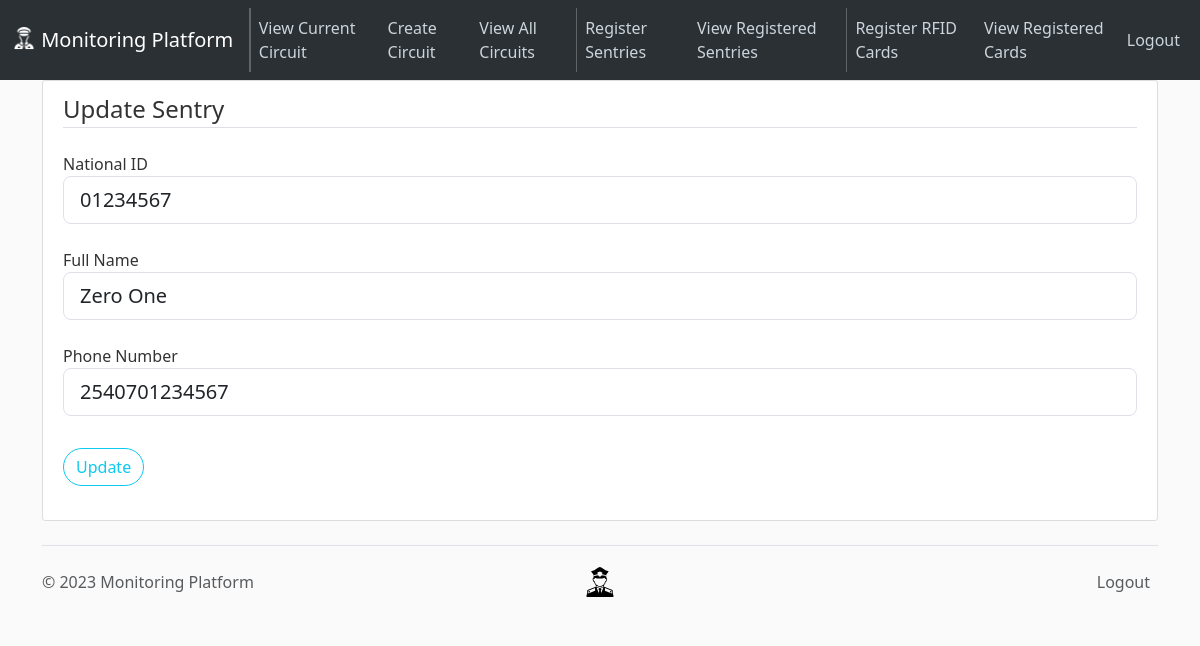
The app's page /sentries/view/1/update (signed in), older data.
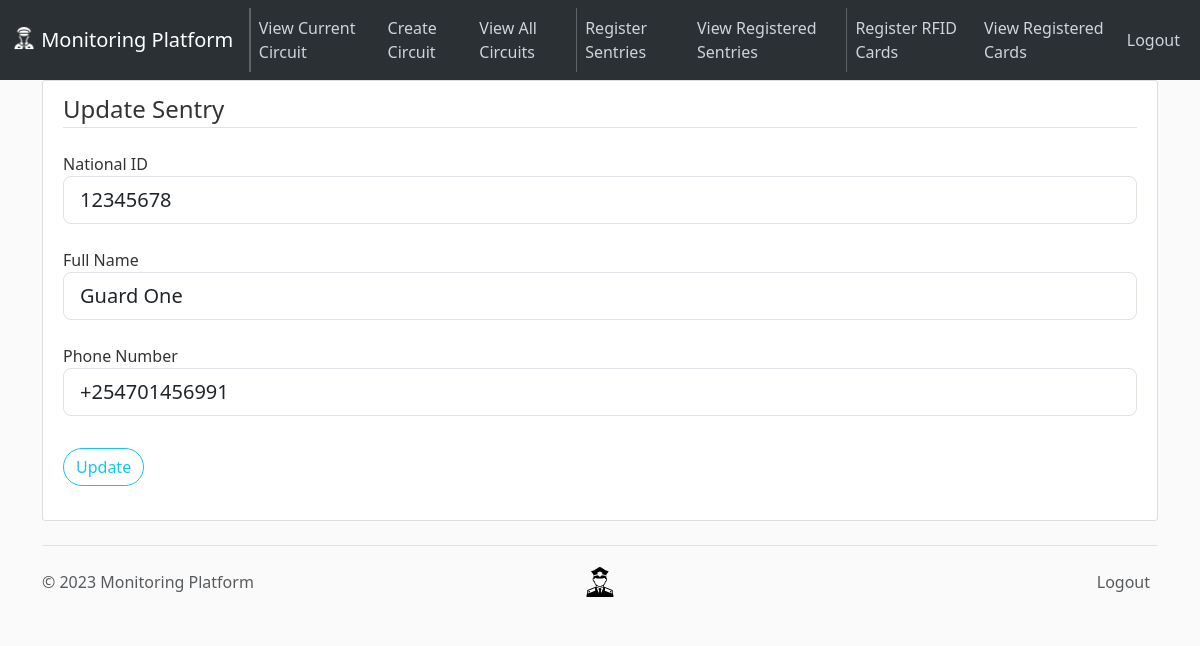
The same page, newer data.
### app/models.py (models this page shows, shortened)
class Sentry(db.Model):
    __tablename__ = "sentries"
    id = Column(Integer, primary_key=True, autoincrement=True)
    national_id = Column(String(8), unique=True, nullable=False)
    full_name = Column(String, nullable=False)
    phone_no = Column(String(13), nullable=False)

### app/routes.py (the view)
@app.route("/sentries/view/<int:sentry_id>/update", methods=["GET", "POST"])
@login_required  # ensures that supervisor is logged in to access
def update_sentry(sentry_id):
    sentry = Sentry.query.get_or_404(sentry_id)
    form = UpdateSentryForm(obj=sentry)
    if form.validate_on_submit():
        form.populate_obj(sentry)
        db.session.commit()
        flash("Sentry information updated.", "success")
        return redirect(url_for("home"))
    return render_template(
        "register-sentry.html",
        title="Update Sentry",
        form=form,
        legend="Update Sentry",
    )

### app/forms.py (shortened to what this page needs)
class UpdateSentryForm(FlaskForm):
    national_id = StringField(
        "National ID",
        validators=[
            InputRequired(),
            Length(min=7, max=8, message="Input valid National ID"),
        ],
    )
    full_name = StringField("Full Name", validators=[InputRequired()])
    phone_no = StringField(
        "Phone Number",
        validators=[
            InputRequired(),
            Length(min=13, max=13, message="Input valid phone number"),
        ],
        description="format: e.g. +254...",
    )
    submit = SubmitField("Update")

### app/models.py (called while the page is built)
@login_manager.user_loader
def load_supervisor(supervisor_id):
    return Supervisor.query.get(int(supervisor_id))

### app/templates/register-sentry.html (shortened to what this page needs)
{% extends "layout.html" %} {% block content %}
<div class="content-section">
  <div class="center">
    <form method="POST" action="">
      <fieldset class="form-group">
        <legend class="border-bottom mb-4">{{ legend }}</legend>
        <div class="form-group my-4">
          {{ form.national_id.label(class="form-control-label") }} {% if
          form.national_id.errors %} {{ form.national_id(class="form-control
          form-control-lg is-invalid") }}
          <div class="invalid-feedback">
            {% for error in form.national_id.errors %}
            <span>{{ error }}</span>
            {% endfor %}
          </div>
          {% else %} {{ form.national_id(class="form-control form-control-lg")}}
          {% endif %}
        </div>
        <div class="form-group my-4">
          {{ form.full_name.label(class="form-control-label") }} {% if
          form.full_name.errors %} {{ form.full_name(class="form-control
          form-control-lg is-invalid") }}
          <div class="invalid-feedback">
            {% for error in form.full_name.errors %}
            <span>{{ error }}</span>
            {% endfor %}
          </div>
          {% else %} {{ form.full_name(class="form-control form-control-lg")}}
          {% endif %}
        </div>
        <div class="form-group my-4">
          {{ form.phone_no.label(class="form-control-label") }} {% if
          form.phone_no.errors %} {{ form.phone_no(class="form-control
          form-control-lg is-invalid") }}
          <div class="invalid-feedback">
            {% for error in form.phone_no.errors %}
            <span>{{ error }}</span>
            {% endfor %}
          </div>
          {% else %} {{ form.phone_no(class="form-control form-control-lg")}} {%
          endif %}
        </div>
      </fieldset>
      <div class="form-group mt-2 mb-4">
        {{ form.submit(class="btn btn-outline-info rounded-pill") }}
      </div>
    </form>
  </div>
</div>
{% endblock %}

Row changes from the older to the newer data that the page shows:
changed Sentry: national_id "01234567" → "12345678"; full_name "Zero One" → "Guard One"; phone_no "2540701234567" → "+254701456991"
